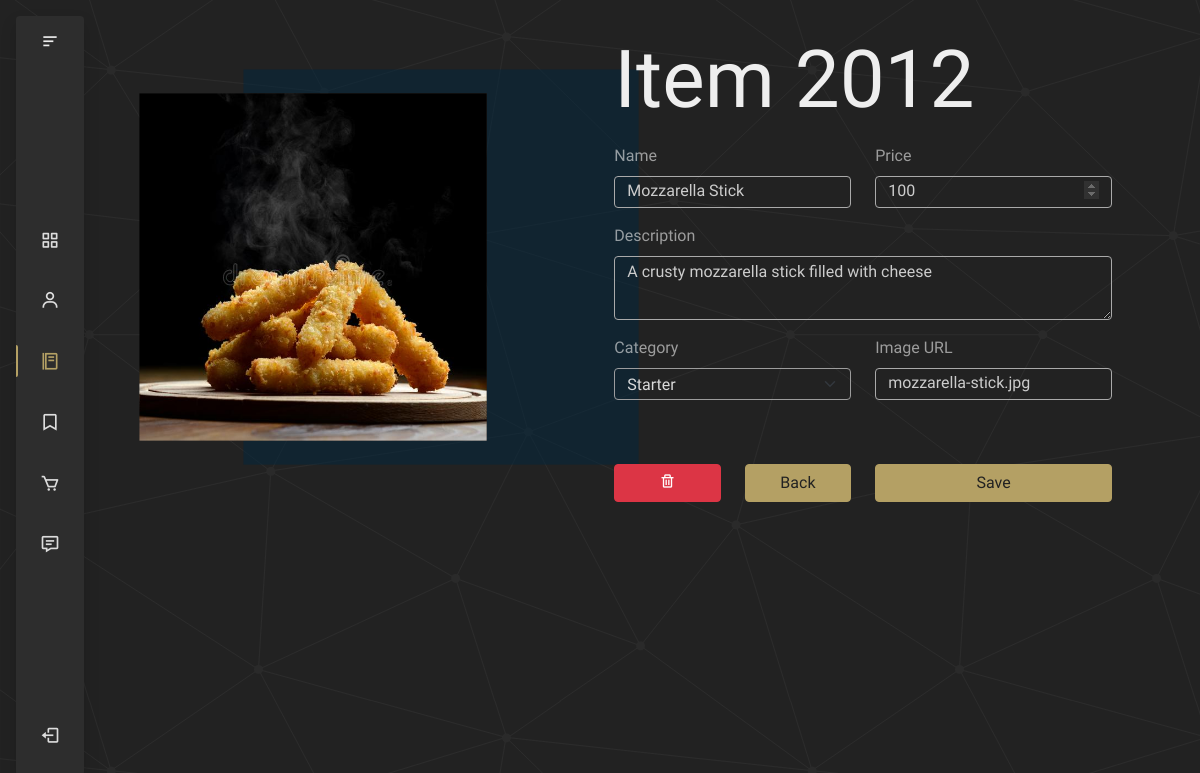
Screenshot of /menu.php?id=2012 with the database file from the repository.
### tables this page shows
CREATE TABLE `menu` (
  `id` int(11) NOT NULL,
  `name` varchar(255) NOT NULL,
  `caption` text DEFAULT NULL,
  `price` double DEFAULT NULL,
  `img` varchar(255) DEFAULT NULL,
  `category` varchar(255) DEFAULT NULL
);

### includes/menu_edit.php (the view, shortened to what this page needs)
<?php
include 'db_connect.php';
$sql = "SELECT * FROM menu WHERE id = ?";
$query = $conn->prepare($sql);
$query -> execute([$_GET['id']]);
$item = $query->fetch(PDO::FETCH_ASSOC);
?>
  <div class="container py-3">
      <div class="row align-items-center" style="height: calc(100vh-2rem);">
        <div class="col-12 col-xl-5 ">
          <img src="images/menu/<?php echo $item['img'] ?>" class="img-edit" style="transform: scale(0.8);" alt="...">
        </div>
        <div class="col-12 col-xl-7 z-top">
          <form action="" method="post" class="row gy-3 mx-5">
            <div class="col-12 col-sm-6">
              <h1 class="d-inline sm-h1 p-0">Item <?php echo $item['id'] ?></h2>
            </div>
            <div class="col-12 col-lg-6">
              <label class="form-label" for="">Name</label>
              <input type="text" name="name" class="form-control" value="<?php echo $item['name'] ?>">
            </div>
            <div class="col-12 col-lg-6">
              <label class="form-label" for="">Price</label>
              <input type="number" name="price" min=0 class="form-control" value="<?php echo $item['price'] ?>">
            </div>
            <div class="col-12">
              <label class="form-label" for="">Description</label>
              <textarea class="form-control" name="desc" style="height: 4rem;"><?php echo $item['caption'] ?></textarea>
            </div>
            <div class="col-12 col-lg-6">
              <label class="form-label" for="">Category</label>
              <select class="form-select pt-1 bg-transparent select" name="category">
                <option value="Starter" <?php if(strcasecmp($item['category'],'starter')==0) echo 'selected' ?> >Starter</option>
              </select>
            </div>
            <div class="col-12 col-lg-6 mb-5">
              <label class="form-label" for="">Image URL</label>
              <input type="text" name="img" class="form-control" value="<?php echo $item['img'] ?>">
            </div>
            <div class="col-3"><button type="submit" name="delete" class="btn btn-danger w-100"><i class='bx bx-trash'></i></button></div>
            <div class="col-3"><button type="submit" name="cancel" class="btn btn-primary w-100">Back</button></div>
            <div class="col-6"><button type="submit" name="save" class="btn btn-primary w-100">Save</button></div>
          </form>
        </div>
      </div>
  </div>

### css/default.css (style rules this page uses)
:root { --bg: #222; --bg-light: #2d2d2d; --primary-light: rgb(180, 160, 100); --primary-dark: rgba(161, 142, 76, 0.5); --secondary-light: rgb(133, 146, 158); --secondary-dark: rgba(0, 39, 63, 0.5); --text: #eee; }
html { scroll-behavior: smooth; }
body { background-color: var(--bg); font-family: "prompt", sans-serif; color: var(--text); }
.btn-primary { color: var(--bg); background-color: var(--primary-light); border-color: var(--primary-light); }
h1 { font-family: "Italianno", cursive; font-size: calc(1.8rem + 6vw); white-space: nowrap; margin: 0; }
h5, label { opacity: 0.6; margin: 0; }
.sm-h1 { font-family: "Italianno", cursive; font-size: 5rem; white-space: nowrap; }
.form-control { background-color: transparent; color: #ccc; border-color: var(--text); }
.form-control, .form-select { height: 2rem; padding-top: 0.2rem; vertical-align: middle; border-color: #aaa; }
.form-select::after { color: white; }
option { vertical-align: middle; }

### css/sidenav.css (style rules this page uses)
:root { --header-height: 2rem; --nav-width: 68px; --first-color: var(--bg-light); --first-color-light: #ddd; --white-color: var(--primary-light); --body-font: "prompt", sans-serif; --normal-font-size: 1rem; --z-fixed: 100; }
body { position: relative; margin: 1rem; font-family: var(--body-font); font-size: var(--normal-font-size); transition: 0.5s; }
body { padding-left: calc(var(--nav-width)); }

### css/styles1.css (style rules this page uses)
form { display: flex; flex-grow: 1; }
.img-edit { object-fit: cover; max-width: 100%; max-height: 75vh; aspect-ratio: 1/1; box-shadow: 20vh 0px 0px 30px var(--secondary-dark); }
.form-select { color: var(--text); opacity: 0.9; background-color: transparent; }
.form-select option { color: var(--text); opacity: 0.9; background-color: #222; }
.z-top { z-index: 99; }

### rows the page displays
menu: img (picture), id "2012", name "Mozzarella Stick", price "100", desc "A crusty mozzarella stick filled with cheese", category "Starter", img "mozzarella-stick.jpg"
